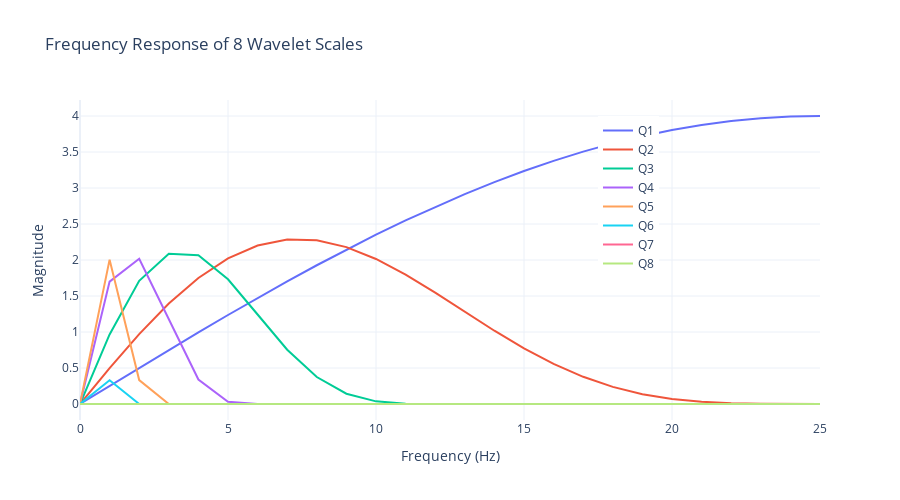

Write notebook code for a chart like this one.
### Code cell
# Delal Table
delay_data = {
    "Scale (j)": [],
    "Delay T (sample)": [],
    "Delay in seconds (T / fs)": []
}

for j in range(1, 9):
    T = round(2**(j-1)) - 1
    delay_data["Scale (j)"].append(j)
    delay_data["Delay T (sample)"].append(T)
    delay_data["Delay in seconds (T / fs)"].append(T / fs)

df_delay = pd.DataFrame(delay_data)
print("Delay Table:")
display(df_delay)

# FREQ DOMAIN 8 SCALE
h = []
g = []
n_list = []

for n in range(-2, 2):
    n_list.append(n)
    temp_h = 1/8 * (dirac(n-1) + 3*dirac(n) + 3*dirac(n+1) + dirac(n+2))
    temp_g = -2 * (dirac(n) - dirac(n+1))
    h.append(temp_h)
    g.append(temp_g)

# Domain freq
Hw = np.zeros(fs+1)
Gw = np.zeros(fs+1)
i_list = []

for i in range(fs+1):
    i_list.append(i)
    reG = imG = reH = imH = 0
    for k in range(-2, 2):
        idx = k + 2
        reG += g[idx] * np.cos(k * 2 * np.pi * i / fs)
        imG -= g[idx] * np.sin(k * 2 * np.pi * i / fs)
        reH += h[idx] * np.cos(k * 2 * np.pi * i / fs)
        imH -= h[idx] * np.sin(k * 2 * np.pi * i / fs)

    Hw[i] = np.sqrt(reH**2 + imH**2)
    Gw[i] = np.sqrt(reG**2 + imG**2)

i_list = i_list[:round(fs/2)+1]

Q = np.zeros((9, round(fs/2)+1))
for i in range(round(fs/2)+1):
    Q[1][i] = Gw[i]
    Q[2][i] = Gw[2*i]*Hw[i] if 2*i < len(Gw) else 0
    Q[3][i] = Gw[4*i]*Hw[2*i]*Hw[i] if 4*i < len(Gw) else 0
    Q[4][i] = Gw[8*i]*Hw[4*i]*Hw[2*i]*Hw[i] if 8*i < len(Gw) else 0
    Q[5][i] = Gw[16*i]*Hw[8*i]*Hw[4*i]*Hw[2*i]*Hw[i] if 16*i < len(Gw) else 0
    Q[6][i] = Gw[32*i]*Hw[16*i]*Hw[8*i]*Hw[4*i]*Hw[2*i]*Hw[i] if 32*i < len(Gw) else 0
    Q[7][i] = Gw[64*i]*Hw[32*i]*Hw[16*i]*Hw[8*i]*Hw[4*i]*Hw[2*i]*Hw[i] if 64*i < len(Gw) else 0
    Q[8][i] = Gw[128*i]*Hw[64*i]*Hw[32*i]*Hw[16*i]*Hw[8*i]*Hw[4*i]*Hw[2*i]*Hw[i] if 128*i < len(Gw) else 0

print("\nFrequency Response 8 Scale:")
fig = go.Figure()
for level in range(1, 9):
    fig.add_trace(go.Scatter(
        x=i_list,
        y=Q[level],
        mode='lines',
        name=f'Q{level}',
        line=dict(width=2),
    ))

fig.update_layout(
    title='Frequency Response of 8 Wavelet Scales',
    xaxis_title='Frequency (Hz)',
    yaxis_title='Magnitude',
    template='plotly_white',
    height=500,
    legend=dict(x=0.7, y=0.95),
    showlegend=True,
)
fig.show()

data = []
for j in range(1, 9):  # Skala 1 sampai 8
    f_min = fs / (2**(j + 2))
    f_max = fs / (2**j)
    bandwidth = f_max - f_min
    data.append({
        "Scale": j,
        "Minimum Frequency (Hz)": f_min,
        "Maximum Frequency (Hz)": f_max,
        "Bandwidth (Hz)": bandwidth
    })

df_freq = pd.DataFrame(data)

def highlight_scale_8(row):
    return ['background-color: lightblue' if row.Scale == 8 else '' for _ in row]

print("\nFrequency Range and Bandwidth of Each DWT Scale:")
display(df_freq)

### Figure 1 — Plotly figure (JSON) as saved in the notebook; plotly's stock layout.template omitted (floating-point values rounded to 4 significant figures)
{"data": [{"line": {"width": 2}, "mode": "lines", "name": "Q1", "type": "scatter", "x": [0, 1, 2, 3, 4, 5, 6, 7, 8, 9, 10, 11, 12, 13, 14, 15, 16, 17, 18, 19, 20, 21, 22, 23, 24, 25], "y": [0.0, 0.2512, 0.5013, 0.7495, 0.9948, 1.236, 1.472, 1.703, 1.927, 2.143, 2.351, 2.55, 2.738, 2.916, 3.082, 3.236, 3.377, 3.505, 3.619, 3.719, 3.804, 3.874, 3.929, 3.968, 3.992, 4.0]}, {"line": {"width": 2}, "mode": "lines", "name": "Q2", "type": "scatter", "x": [0, 1, 2, 3, 4, 5, 6, 7, 8, 9, 10, 11, 12, 13, 14, 15, 16, 17, 18, 19, 20, 21, 22, 23, 24, 25], "y": [0.0, 0.4984, 0.9714, 1.396, 1.751, 2.023, 2.201, 2.283, 2.273, 2.179, 2.014, 1.797, 1.546, 1.281, 1.018, 0.7725, 0.5568, 0.3776, 0.2379, 0.1366, 0.06938, 0.02964, 0.009688, 0.001958, 0.0001241, 1.509e-48]}, {"line": {"width": 2}, "mode": "lines", "name": "Q3", "type": "scatter", "x": [0, 1, 2, 3, 4, 5, 6, 7, 8, 9, 10, 11, 12, 13, 14, 15, 16, 17, 18, 19, 20, 21, 22, 23, 24, 25], "y": [0.0, 0.9657, 1.71, 2.086, 2.065, 1.733, 1.243, 0.7538, 0.3747, 0.1432, 0.03674, 0.004432, 4.808e-05, 0.0, 0.0, 0.0, 0.0, 0.0, 0.0, 0.0, 0.0, 0.0, 0.0, 0.0, 0.0, 0.0]}, {"line": {"width": 2}, "mode": "lines", "name": "Q4", "type": "scatter", "x": [0, 1, 2, 3, 4, 5, 6, 7, 8, 9, 10, 11, 12, 13, 14, 15, 16, 17, 18, 19, 20, 21, 22, 23, 24, 25], "y": [0.0, 1.7, 2.017, 1.178, 0.3405, 0.0316, 3.864e-05, 0.0, 0.0, 0.0, 0.0, 0.0, 0.0, 0.0, 0.0, 0.0, 0.0, 0.0, 0.0, 0.0, 0.0, 0.0, 0.0, 0.0, 0.0, 0.0]}, {"line": {"width": 2}, "mode": "lines", "name": "Q5", "type": "scatter", "x": [0, 1, 2, 3, 4, 5, 6, 7, 8, 9, 10, 11, 12, 13, 14, 15, 16, 17, 18, 19, 20, 21, 22, 23, 24, 25], "y": [0.0, 2.005, 0.3325, 3.663e-05, 0.0, 0.0, 0.0, 0.0, 0.0, 0.0, 0.0, 0.0, 0.0, 0.0, 0.0, 0.0, 0.0, 0.0, 0.0, 0.0, 0.0, 0.0, 0.0, 0.0, 0.0, 0.0]}, {"line": {"width": 2}, "mode": "lines", "name": "Q6", "type": "scatter", "x": [0, 1, 2, 3, 4, 5, 6, 7, 8, 9, 10, 11, 12, 13, 14, 15, 16, 17, 18, 19, 20, 21, 22, 23, 24, 25], "y": [0.0, 0.3305, 0.0, 0.0, 0.0, 0.0, 0.0, 0.0, 0.0, 0.0, 0.0, 0.0, 0.0, 0.0, 0.0, 0.0, 0.0, 0.0, 0.0, 0.0, 0.0, 0.0, 0.0, 0.0, 0.0, 0.0]}, {"line": {"width": 2}, "mode": "lines", "name": "Q7", "type": "scatter", "x": [0, 1, 2, 3, 4, 5, 6, 7, 8, 9, 10, 11, 12, 13, 14, 15, 16, 17, 18, 19, 20, 21, 22, 23, 24, 25], "y": [0.0, 0.0, 0.0, 0.0, 0.0, 0.0, 0.0, 0.0, 0.0, 0.0, 0.0, 0.0, 0.0, 0.0, 0.0, 0.0, 0.0, 0.0, 0.0, 0.0, 0.0, 0.0, 0.0, 0.0, 0.0, 0.0]}, {"line": {"width": 2}, "mode": "lines", "name": "Q8", "type": "scatter", "x": [0, 1, 2, 3, 4, 5, 6, 7, 8, 9, 10, 11, 12, 13, 14, 15, 16, 17, 18, 19, 20, 21, 22, 23, 24, 25], "y": [0.0, 0.0, 0.0, 0.0, 0.0, 0.0, 0.0, 0.0, 0.0, 0.0, 0.0, 0.0, 0.0, 0.0, 0.0, 0.0, 0.0, 0.0, 0.0, 0.0, 0.0, 0.0, 0.0, 0.0, 0.0, 0.0]}], "layout": {"height": 500, "legend": {"x": 0.7, "y": 0.95}, "showlegend": true, "title": {"text": "Frequency Response of 8 Wavelet Scales"}, "xaxis": {"title": {"text": "Frequency (Hz)"}}, "yaxis": {"title": {"text": "Magnitude"}}}}
